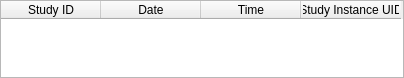
<?xml version="1.0" encoding="UTF-8"?>
<ui version="4.0">
 <class>qSlicerLongPETCTStudySelectionTableWidget</class>
 <widget class="QWidget" name="qSlicerLongPETCTStudySelectionTableWidget">
  <property name="geometry">
   <rect>
    <x>0</x>
    <y>0</y>
    <width>404</width>
    <height>78</height>
   </rect>
  </property>
  <property name="windowTitle">
   <string>Form</string>
  </property>
  <layout class="QVBoxLayout" name="verticalLayout_3">
   <property name="spacing">
    <number>0</number>
   </property>
   <property name="margin">
    <number>0</number>
   </property>
   <item>
    <widget class="QTableWidget" name="Table">
     <column>
      <property name="text">
       <string>Study ID</string>
      </property>
     </column>
     <column>
      <property name="text">
       <string>Date</string>
      </property>
     </column>
     <column>
      <property name="text">
       <string>Time</string>
      </property>
     </column>
     <column>
      <property name="text">
       <string>Study Instance UID</string>
      </property>
     </column>
    </widget>
   </item>
  </layout>
 </widget>
 <resources>
  <include location="../qSlicerLongPETCTModule.qrc"/>
 </resources>
 <connections/>
</ui>
